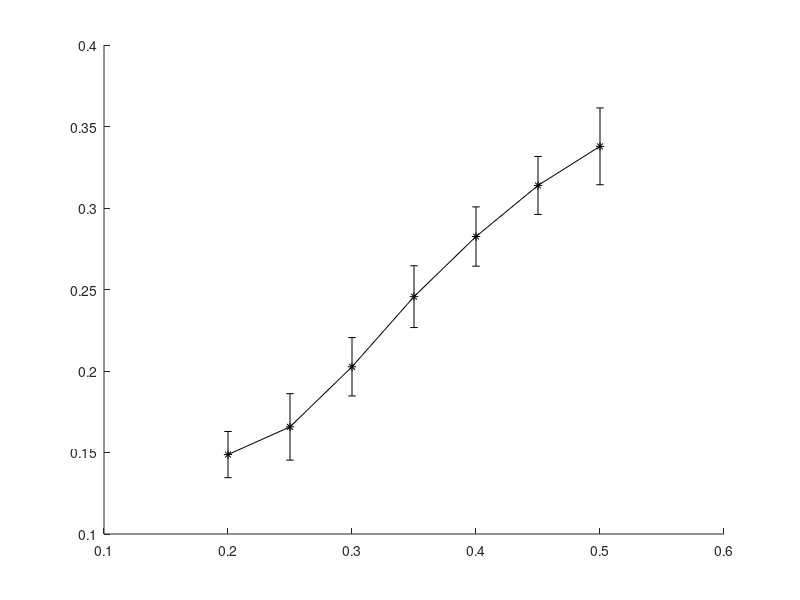

Write MATLAB code to recreate this figure. (Note: this script raises an error after producing the figure.)
load('Hamming_MVN.mat');
MSE_beta = reshape(mean(error_est,2),[numel(k_n),nmethod]);
std_beta = reshape(std(error_est,0,2),[numel(k_n),nmethod]);
figure
hold on 
p1 =  errorbar(k_n, MSE_beta(:,1), 3*std_beta(:,1)/sqrt(iters) , 'k-*', 'LineWidth', 1.5, 'MarkerSize',9, 'MarkerFaceColor', 'k');
p2 = errorbar(k_n, MSE_beta(:,2), 3*std_beta(:,2)/sqrt(iters), 'g-^', 'LineWidth', 1.5, 'MarkerSize',9, 'MarkerFaceColor', 'g');
p3 = errorbar(k_n, MSE_beta(:,3), 3*std_beta(:,3)/sqrt(iters), 'b-s', 'LineWidth', 1.5, 'MarkerSize',9, 'MarkerFaceColor', 'b');
p4 = errorbar(k_n, MSE_beta(:,4), 3*std_beta(:,4)/sqrt(iters), 'r-o', 'LineWidth', 1.5, 'MarkerSize',9, 'MarkerFaceColor', 'r');
p5 = errorbar(k_n, MSE_beta(:,5), 3*std_beta(:,5)/sqrt(iters), 'm-+', 'LineWidth', 1.5, 'MarkerSize',9, 'MarkerFaceColor', 'b');
xlabel('k/n', 'FontSize', 14)
ylim([min(MSE_beta,[],'all')  0.5])
xlim([min(k_n) max(k_n)])
xticks(k_n)
lh = legend([p1 p2 p3 p4 p5], {'naive','oracle','EM','EMH','robust'}, 'location', [0.3416 0.7282 0.3661 0.1833]);
lh.NumColumns = 2;
lh.FontSize = 14;
lh.ItemTokenSize = [30 70];  
legend('boxoff')
ax=gca;
ax.FontSize = 14;
grid on
set(gcf, 'Color', 'w');
fig = gcf;
fig.Units               = 'centimeters';
fig.Position(3)         = 8;
fig.Position(4)         = 7;
hold off

